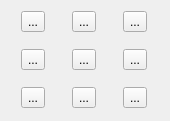
<?xml version="1.0" encoding="UTF-8"?>
<ui version="4.0">
 <class>WyFace</class>
 <widget class="QDialog" name="WyFace">
  <property name="geometry">
   <rect>
    <x>0</x>
    <y>0</y>
    <width>170</width>
    <height>121</height>
   </rect>
  </property>
  <property name="windowTitle">
   <string>Dialog</string>
  </property>
  <widget class="QWidget" name="gridLayoutWidget">
   <property name="geometry">
    <rect>
     <x>0</x>
     <y>0</y>
     <width>171</width>
     <height>122</height>
    </rect>
   </property>
   <layout class="QGridLayout" name="gridLayout">
    <item row="1" column="1">
     <widget class="QToolButton" name="toolButton_5">
      <property name="text">
       <string>...</string>
      </property>
      <property name="icon">
       <iconset resource="icon.qrc">
        <normaloff>:/images/face/05.png</normaloff>:/images/face/05.png</iconset>
      </property>
      <property name="iconSize">
       <size>
        <width>30</width>
        <height>30</height>
       </size>
      </property>
     </widget>
    </item>
    <item row="0" column="1">
     <widget class="QToolButton" name="toolButton_2">
      <property name="text">
       <string>...</string>
      </property>
      <property name="icon">
       <iconset resource="icon.qrc">
        <normaloff>:/images/face/02.png</normaloff>:/images/face/02.png</iconset>
      </property>
      <property name="iconSize">
       <size>
        <width>30</width>
        <height>30</height>
       </size>
      </property>
     </widget>
    </item>
    <item row="2" column="0">
     <widget class="QToolButton" name="toolButton_7">
      <property name="text">
       <string>...</string>
      </property>
      <property name="icon">
       <iconset resource="icon.qrc">
        <normaloff>:/images/face/07.png</normaloff>:/images/face/07.png</iconset>
      </property>
      <property name="iconSize">
       <size>
        <width>30</width>
        <height>30</height>
       </size>
      </property>
     </widget>
    </item>
    <item row="0" column="0">
     <widget class="QToolButton" name="toolButton_1">
      <property name="text">
       <string>...</string>
      </property>
      <property name="icon">
       <iconset resource="icon.qrc">
        <normaloff>:/images/face/01.png</normaloff>:/images/face/01.png</iconset>
      </property>
      <property name="iconSize">
       <size>
        <width>30</width>
        <height>30</height>
       </size>
      </property>
     </widget>
    </item>
    <item row="1" column="0">
     <widget class="QToolButton" name="toolButton_4">
      <property name="text">
       <string>...</string>
      </property>
      <property name="icon">
       <iconset resource="icon.qrc">
        <normaloff>:/images/face/04.png</normaloff>:/images/face/04.png</iconset>
      </property>
      <property name="iconSize">
       <size>
        <width>30</width>
        <height>30</height>
       </size>
      </property>
     </widget>
    </item>
    <item row="2" column="1">
     <widget class="QToolButton" name="toolButton_8">
      <property name="text">
       <string>...</string>
      </property>
      <property name="icon">
       <iconset resource="icon.qrc">
        <normaloff>:/images/face/08.png</normaloff>:/images/face/08.png</iconset>
      </property>
      <property name="iconSize">
       <size>
        <width>30</width>
        <height>30</height>
       </size>
      </property>
     </widget>
    </item>
    <item row="0" column="2">
     <widget class="QToolButton" name="toolButton_3">
      <property name="text">
       <string>...</string>
      </property>
      <property name="icon">
       <iconset resource="icon.qrc">
        <normaloff>:/images/face/03.png</normaloff>:/images/face/03.png</iconset>
      </property>
      <property name="iconSize">
       <size>
        <width>30</width>
        <height>30</height>
       </size>
      </property>
     </widget>
    </item>
    <item row="1" column="2">
     <widget class="QToolButton" name="toolButton_6">
      <property name="text">
       <string>...</string>
      </property>
      <property name="icon">
       <iconset resource="icon.qrc">
        <normaloff>:/images/face/06.png</normaloff>:/images/face/06.png</iconset>
      </property>
      <property name="iconSize">
       <size>
        <width>30</width>
        <height>30</height>
       </size>
      </property>
     </widget>
    </item>
    <item row="2" column="2">
     <widget class="QToolButton" name="toolButton_9">
      <property name="text">
       <string>...</string>
      </property>
      <property name="icon">
       <iconset resource="icon.qrc">
        <normaloff>:/images/face/09.png</normaloff>:/images/face/09.png</iconset>
      </property>
      <property name="iconSize">
       <size>
        <width>30</width>
        <height>30</height>
       </size>
      </property>
     </widget>
    </item>
   </layout>
  </widget>
 </widget>
 <resources>
  <include location="icon.qrc"/>
 </resources>
 <connections/>
</ui>
